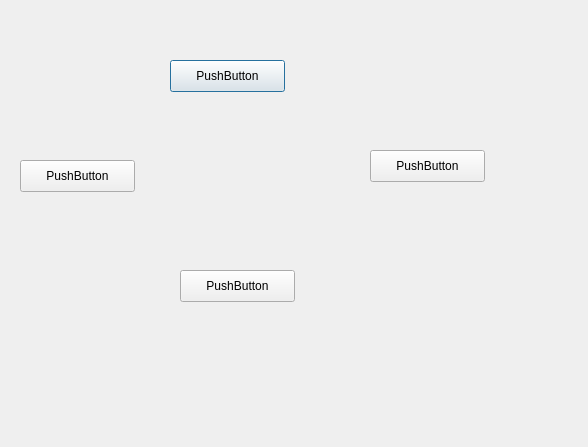
<?xml version="1.0" encoding="UTF-8"?>
<ui version="4.0">
 <class>Dialog</class>
 <widget class="QDialog" name="Dialog">
  <property name="geometry">
   <rect>
    <x>0</x>
    <y>0</y>
    <width>588</width>
    <height>447</height>
   </rect>
  </property>
  <property name="windowTitle">
   <string>Dialog</string>
  </property>
  <widget class="QPushButton" name="upArrow">
   <property name="geometry">
    <rect>
     <x>170</x>
     <y>60</y>
     <width>115</width>
     <height>32</height>
    </rect>
   </property>
   <property name="text">
    <string>PushButton</string>
   </property>
  </widget>
  <widget class="QPushButton" name="leftArrow">
   <property name="geometry">
    <rect>
     <x>20</x>
     <y>160</y>
     <width>115</width>
     <height>32</height>
    </rect>
   </property>
   <property name="text">
    <string>PushButton</string>
   </property>
  </widget>
  <widget class="QPushButton" name="rightArrow">
   <property name="geometry">
    <rect>
     <x>370</x>
     <y>150</y>
     <width>115</width>
     <height>32</height>
    </rect>
   </property>
   <property name="text">
    <string>PushButton</string>
   </property>
  </widget>
  <widget class="QPushButton" name="downArrow">
   <property name="geometry">
    <rect>
     <x>180</x>
     <y>270</y>
     <width>115</width>
     <height>32</height>
    </rect>
   </property>
   <property name="text">
    <string>PushButton</string>
   </property>
  </widget>
 </widget>
 <resources/>
 <connections/>
</ui>
